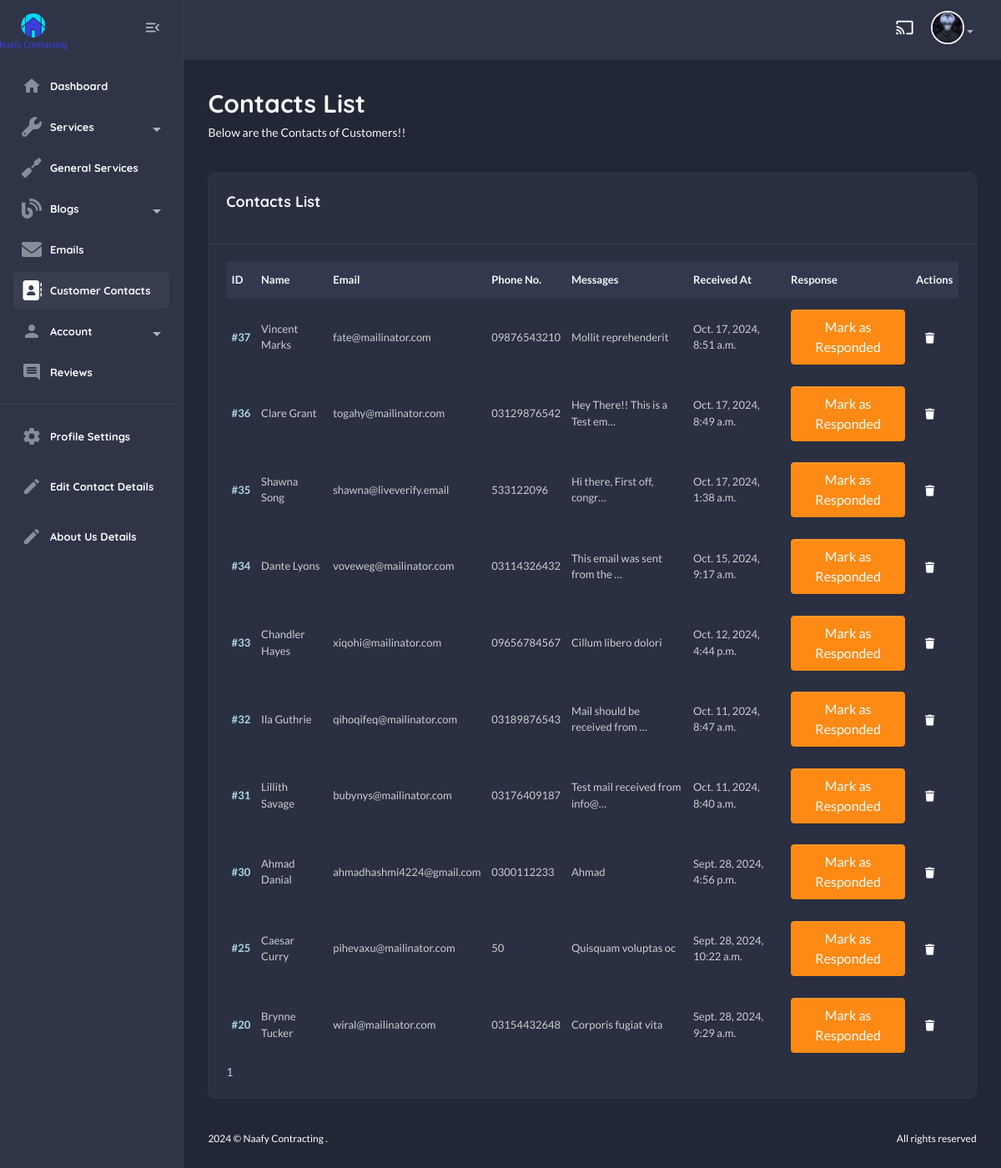
/useradmin/contacts/ (signed in), run on an earlier commit of the app's database.
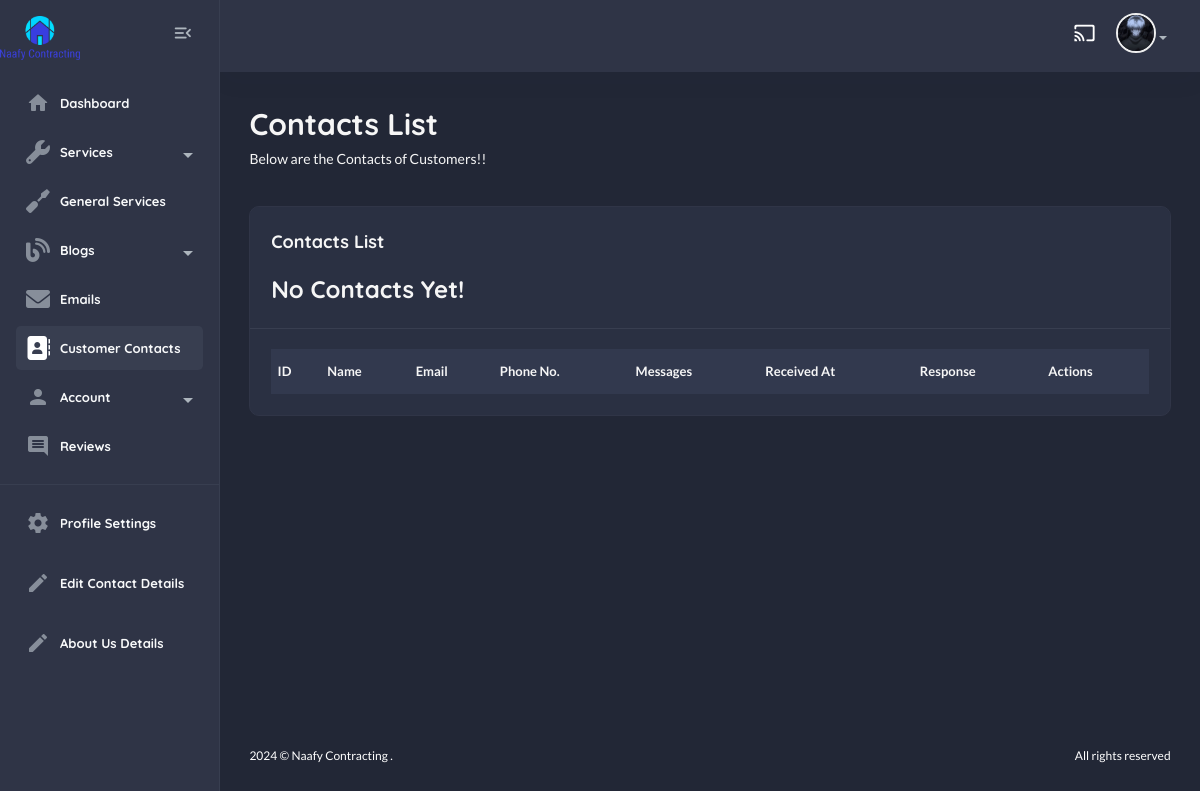
And on a later commit of the database.
### contact/models.py (models this page shows, shortened)
class Contact(models.Model):
    name = models.CharField(max_length=100)
    email = models.EmailField(unique=True)
    phone_no = models.CharField(max_length=20, default="+123 456 7890")
    message = models.TextField()
    submitted_at = models.DateTimeField(auto_now_add=True)
    responded = models.BooleanField(default=False)

### useradmin/views.py (the view)
# urls.py: path("contacts/", views.contact_view, name="contact-list"),
@login_required
def contact_view(request):
    contacts = Contact.objects.all().order_by("-id")
    paginator = Paginator(contacts, 10)
    page_number = request.GET.get("page")
    page_obj = paginator.get_page(page_number)
    return render(request, "useradmin/contact-list.html", {"contacts":page_obj})

### home/context_processors.py (called while the page is built)
def default(request):
    services = Service.objects.all().order_by("-id")
    contact_details = ContactDetails.objects.first()
    return {
        "services" : services,
        "contact_details" : contact_details,
    }

### templates/useradmin/contact-list.html (shortened to what the changed rows need)
{% extends "useradmin/base.html" %}
    {% load static %}
        {% block content %}
            <section class="content-main">
                <div class="content-header">
                    <div>
                        <h2 class="content-title card-title">Contacts List</h2>
                    </div>
                </div>
                <div class="card mb-4">
                    <header class="card-header">
                        <div class="ms-auto">
                            {% if not contacts %}
                                <h3>No Contacts Yet!</h3>
                            {% endif %}
                        </div>
                    </header>
                    <div class="card-body">
                        <div class="table-responsive">
                            <div class="table-responsive">
                                <table class="table align-middle table-nowrap mb-0">
                                    <thead class="table-light">
                                        <tr>
                                            <th class="align-middle" scope="col">ID</th>
                                            <th class="align-middle" scope="col">Name</th>
                                            <th class="align-middle" scope="col">Email</th>
                                            <th class="align-middle" scope="col">Phone No.</th>
                                            <th class="align-middle" scope="col">Messages</th>
                                            <th class="align-middle" scope="col">Received At</th>
                                            <th class="align-middle" scope="col">Response</th>
                                            <th class="align-middle" scope="col">Actions</th>
                                        </tr>
                                    </thead>
                                    <tbody>
                                        {% for c in contacts %}
                                            <tr>
                                                <td><a href="{% url "useradmin:contact-detail" c.id %}" class="fw-bold">#{{c.id}}</a></td>
                                                <td>{{c.name}}</td>
                                                <td>{{c.email}}</td>
                                                <td>{{c.phone_no}}</td>
                                                <td>{{c.message|truncatechars:30}}</td>
                                                <td>{{c.submitted_at}}</td>
                                                <td>
                                                    {% if c.responded %}
                                                        <span class="badge bg-success">Responded</span>
                                                    {% else %}
                                                        <form method="POST" action="{% url "useradmin:contact-response" c.id %}">
                                                            <button type="submit" class="btn btn-warning">Mark as Responded</button>
                                                        </form>
                                                    {% endif %}
                                                </td>
                                                <td>
                                                    <a href="{% url 'useradmin:delete-contact' c.id %}" class="btn btn-sm d-inline"><i class="fas fa-trash"></i></a>
                                                </td>
                                            </tr>
                                        {% endfor %}
                                    </tbody>
                                </table>
                            </div>
                        </div>
                        {% if contacts %}
                            <div class="row">
                                <div class="col-lg-12">
                                    <div class="blog__pagination">
                                        {% for num in contacts.paginator.page_range %}
                                            {% if contacts.number == num %}
                                                <a href="?page={{ num }}" class="active">{{ num }}</a>
                                            {% else %}
                                                <a href="?page={{ num }}">{{ num }}</a>
                                            {% endif %}
                                        {% endfor %}
                                    </div>
                                </div>
                            </div>
                        {% endif %}
                    </div>
                </div>
            </section>
{% endblock content %}

What changed in the data, as far as the page shows it:
removed Contact: id "37", name "Vincent Marks", email "fate@mailinator.com", phone_no "09876543210", message "Mollit reprehenderit", submitted_at "Oct. 17, 2024, 8:51 a.m.", responded "Mark as Responded"
removed Contact: id "36", name "Clare Grant", email "togahy@mailinator.com", phone_no "03129876542", message "Hey There!! This is a Test em…", submitted_at "Oct. 17, 2024, 8:49 a.m.", responded "Mark as Responded"
removed Contact: id "35", name "Shawna Song", email "shawna@liveverify.email", phone_no "533122096", message "Hi there, First off, congr…", submitted_at "Oct. 17, 2024, 1:38 a.m.", responded "Mark as Responded"
removed Contact: id "34", name "Dante Lyons", email "voveweg@mailinator.com", phone_no "03114326432", message "This email was sent from the …", submitted_at "Oct. 15, 2024, 9:17 a.m.", responded "Mark as Responded"
removed Contact: id "33", name "Chandler Hayes", email "xiqohi@mailinator.com", phone_no "09656784567", message "Cillum libero dolori", submitted_at "Oct. 12, 2024, 4:44 p.m.", responded "Mark as Responded"
removed Contact: id "32", name "Ila Guthrie", email "qihoqifeq@mailinator.com", phone_no "03189876543", message "Mail should be received from …", submitted_at "Oct. 11, 2024, 8:47 a.m.", responded "Mark as Responded"
removed Contact: id "31", name "Lillith Savage", email "bubynys@mailinator.com", phone_no "03176409187", message "Test mail received from info@…", submitted_at "Oct. 11, 2024, 8:40 a.m.", responded "Mark as Responded"
removed Contact: id "30", name "Ahmad Danial", email "ahmadhashmi4224@gmail.com", phone_no "0300112233", message "Ahmad", submitted_at "Sept. 28, 2024, 4:56 p.m.", responded "Mark as Responded"
removed Contact: id "25", name "Caesar Curry", email "pihevaxu@mailinator.com", phone_no "50", message "Quisquam voluptas oc", submitted_at "Sept. 28, 2024, 10:22 a.m.", responded "Mark as Responded"
removed Contact: id "20", name "Brynne Tucker", email "wiral@mailinator.com", phone_no "03154432648", message "Corporis fugiat vita", submitted_at "Sept. 28, 2024, 9:29 a.m.", responded "Mark as Responded"
Also different on the page:
text now shown: "No Contacts Yet!"
list line gone: "1"
